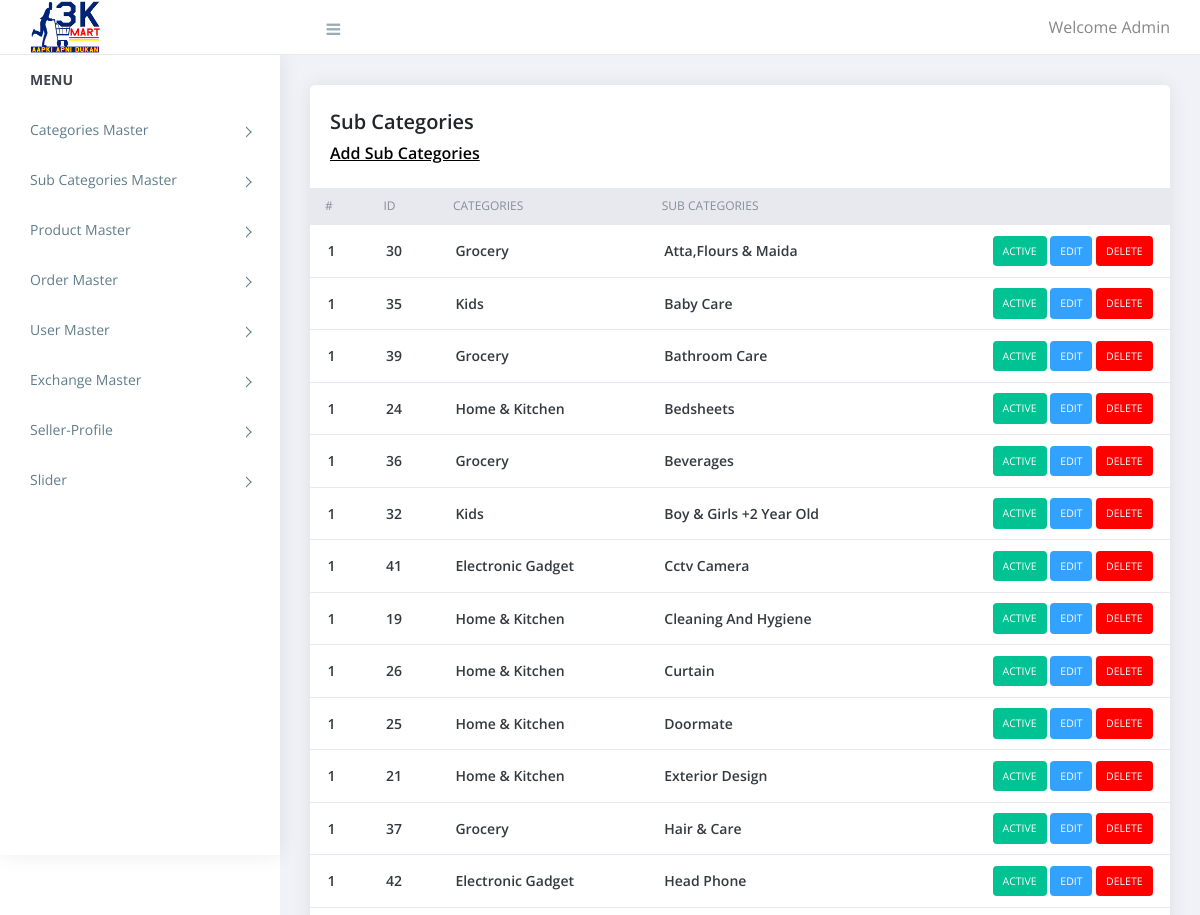
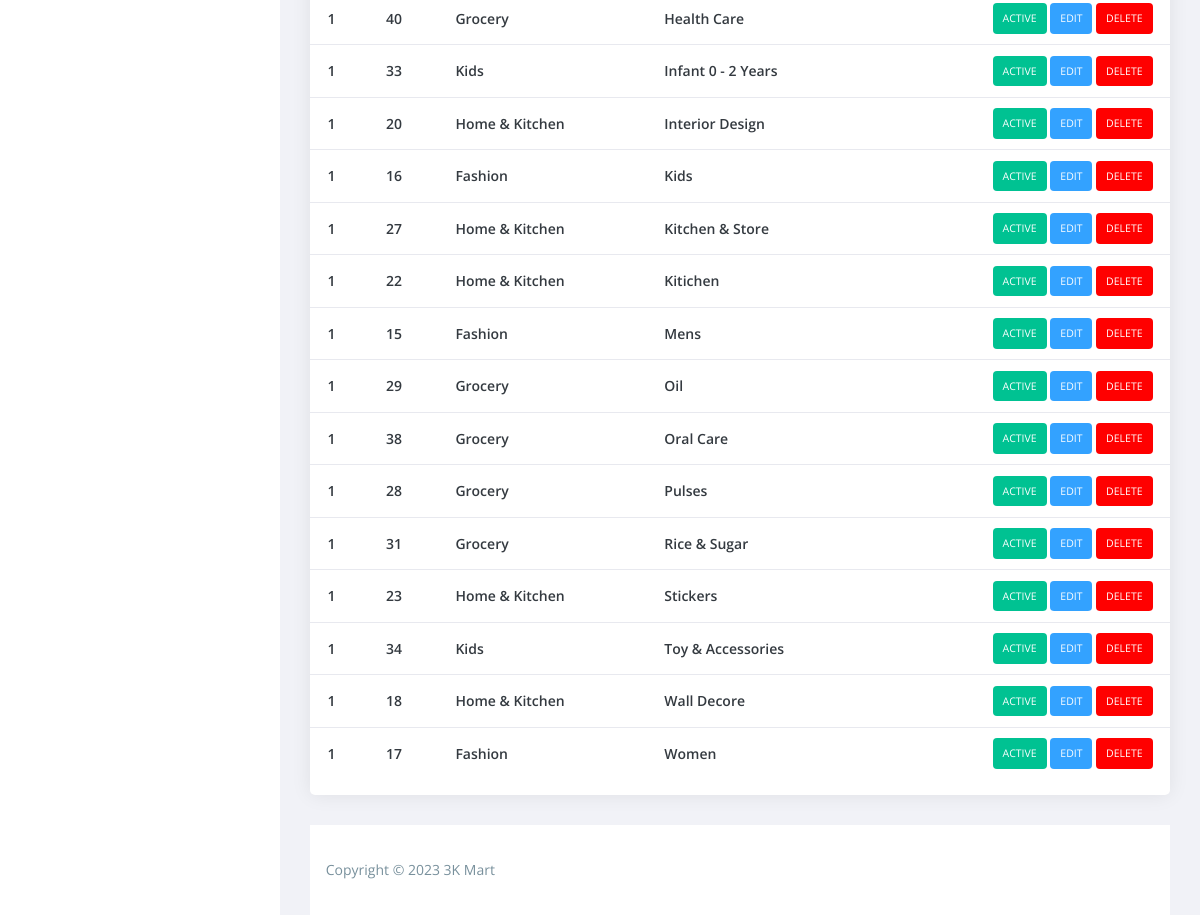
The page /admin/sub_categories.php (signed in) on the database its author committed (2 pictures, top to bottom).
### tables this page shows
CREATE TABLE `sub_categories` (
  `id` int(11) NOT NULL,
  `categories_id` int(11) NOT NULL,
  `sub_categories` varchar(100) NOT NULL,
  `status` int(11) NOT NULL,
  `created_by` int(50) NOT NULL
);

CREATE TABLE `categories` (
  `id` int(11) NOT NULL,
  `categories` varchar(255) NOT NULL,
  `status` tinyint(4) NOT NULL,
  `created_by` int(11) NOT NULL
);

### admin/sub_categories.php (the view, shortened to what this page needs)
<?php
require('top.inc.php');
$sql="select sub_categories.*,categories.categories from sub_categories,categories where categories.id=sub_categories.categories_id order by sub_categories.sub_categories asc";
$res=mysqli_query($con,$sql);
?>
<div class="content pb-0">
	<div class="orders">
	   <div class="row">
		  <div class="col-xl-12">
			 <div class="card">
				<div class="card-body">
				   <h4 class="box-title">Sub Categories </h4>
				   <h4 class="box-link"><a href="manage_sub_categories.php">Add Sub Categories</a> </h4>
				</div>
				<div class="card-body--">
				   <div class="table-stats order-table ov-h">
					  <table class="table ">
						 <thead>
							<tr>
							   <th class="serial">#</th>
							   <th>ID</th>
							   <th>Categories</th>
							   <th>Sub Categories</th>
							   <th></th>
							</tr>
						 </thead>
						 <tbody>
							<?php
							$i=1;
							while($row=mysqli_fetch_assoc($res)){?>
							<tr>
							   <td class="serial"><?php echo $i?></td>
							   <td><?php echo $row['id']?></td>
							   <td><?php echo $row['categories']?></td>
							   <td><?php echo $row['sub_categories']?></td>
							   <td>
								<?php
								if($row['status']==1){
									echo "<span class='badge badge-complete'><a href='?type=status&operation=deactive&id=".$row['id']."'>Active</a></span>&nbsp;";
								}else{
									echo "<span class='badge badge-pending'><a href='?type=status&operation=active&id=".$row['id']."'>Deactive</a></span>&nbsp;";
								}
								echo "<span class='badge badge-edit'><a href='manage_sub_categories.php?id=".$row['id']."'>Edit</a></span>&nbsp;";
								echo "<span class='badge badge-delete'><a href='?type=delete&id=".$row['id']."'>Delete</a></span>";
								?>
							   </td>
							</tr>
							<?php } ?>
						 </tbody>
					  </table>
				   </div>
				</div>
			 </div>
		  </div>
	   </div>
	</div>
</div>
<?php
require('footer.inc.php');
?>

### admin/assets/css/style.css (style rules this page uses)
body { display: table; font-family: open sans, sans-serif; font-size: 16px; width: 100% }
a, button { text-decoration: none; outline: none!important; color: #878787; -webkit-transition: all .25s ease; transition: all .25s ease }
h1, h2, h3, h4, h5, h6 { margin: 0 }
.pb-0 { padding-bottom: 0 }
.ov-h { overflow: hidden }
.order-table { position: relative }
.order-table:after, .order-table:before { content: ""; position: absolute; top: 0; height: 37px; width: 10px; background: #e8e9ef }
.order-table:after { right: -1px }
.order-table:before { left: -1px }
.order-table tr th { background: #e8e9ef }
.order-table tr td:last-child, .order-table tr th:last-child { text-align: right }
.order-table tr:last-child td { border: none }
.order-table .badge { color: #fff; padding: 10px; text-transform: uppercase; font-weight: 400 }
.order-table .badge-complete { background: #00c292 }
.order-table .badge-delete { background: #FF0000 }
.order-table .badge-edit { background: #33A2FF }
.content { float: left; padding: 1.875em; width: 100% }
.card { margin-bottom: 1.875em; border-radius: 5px; padding: 0; border: 0 solid transparent; -webkit-box-shadow: 0 0 20px rgba(0, 0, 0, .08); box-shadow: 0 0 20px rgba(0, 0, 0, .08) }
.card .box-title { font-weight: 600; font-size: 20px; padding: 5px 0 }
.card .card-body { float: left; padding: 1.25em; position: relative; width: 100% }
.card h4 { font-size: 1.1rem }
.table-stats table { font-family: open sans }
.table-stats table th, .table-stats table td { border: none; border-bottom: 1px solid #e8e9ef; color: #868e96; font-size: 12px; font-weight: 400; padding: .75em 1.25em; text-transform: uppercase }
.table-stats table td { color: #343a40; font-size: 14px; font-weight: 600; text-transform: capitalize; vertical-align: middle }
@media (max-width:1368px) { .card-body { padding: 15px } }
.card .box-link { font-weight: 600; font-size: 16px; padding: 5px 0 }
.card .box-link a { color:#000; text-decoration:underline; }
.badge a { color:#fff; }

### rows shown on the page
sub_categories: id "30", categories.categories "Grocery", sub_categories "Atta,flours & Maida"
sub_categories: id "35", categories.categories "Kids", sub_categories "Baby Care"
sub_categories: id "39", categories.categories "Grocery", sub_categories "Bathroom Care"
sub_categories: id "24", categories.categories "Home & Kitchen", sub_categories "Bedsheets"
sub_categories: id "36", categories.categories "Grocery", sub_categories "Beverages"
sub_categories: id "32", categories.categories "Kids", sub_categories "Boy & Girls +2 Year Old"
sub_categories: id "41", categories.categories "Electronic Gadget", sub_categories "Cctv Camera"
sub_categories: id "19", categories.categories "Home & Kitchen", sub_categories "Cleaning And Hygiene"
sub_categories: id "26", categories.categories "Home & Kitchen", sub_categories "Curtain"
sub_categories: id "25", categories.categories "Home & Kitchen", sub_categories "Doormate"
sub_categories: id "21", categories.categories "Home & Kitchen", sub_categories "Exterior Design"
sub_categories: id "37", categories.categories "Grocery", sub_categories "Hair & Care"
sub_categories: id "42", categories.categories "Electronic Gadget", sub_categories "Head Phone"
sub_categories: id "40", categories.categories "Grocery", sub_categories "Health Care"
sub_categories: id "33", categories.categories "Kids", sub_categories "Infant 0 - 2 Years"
sub_categories: id "20", categories.categories "Home & Kitchen", sub_categories "Interior Design"
sub_categories: id "16", categories.categories "Fashion", sub_categories "Kids"
sub_categories: id "27", categories.categories "Home & Kitchen", sub_categories "Kitchen & Store"
sub_categories: id "22", categories.categories "Home & Kitchen", sub_categories "Kitichen"
sub_categories: id "15", categories.categories "Fashion", sub_categories "Mens"
sub_categories: id "29", categories.categories "Grocery", sub_categories "Oil"
sub_categories: id "38", categories.categories "Grocery", sub_categories "Oral Care"
sub_categories: id "28", categories.categories "Grocery", sub_categories "Pulses"
sub_categories: id "31", categories.categories "Grocery", sub_categories "Rice & Sugar"
sub_categories: id "23", categories.categories "Home & Kitchen", sub_categories "Stickers"
sub_categories: id "34", categories.categories "Kids", sub_categories "Toy & Accessories"
sub_categories: id "18", categories.categories "Home & Kitchen", sub_categories "Wall Decore"
sub_categories: id "17", categories.categories "Fashion", sub_categories "Women"
